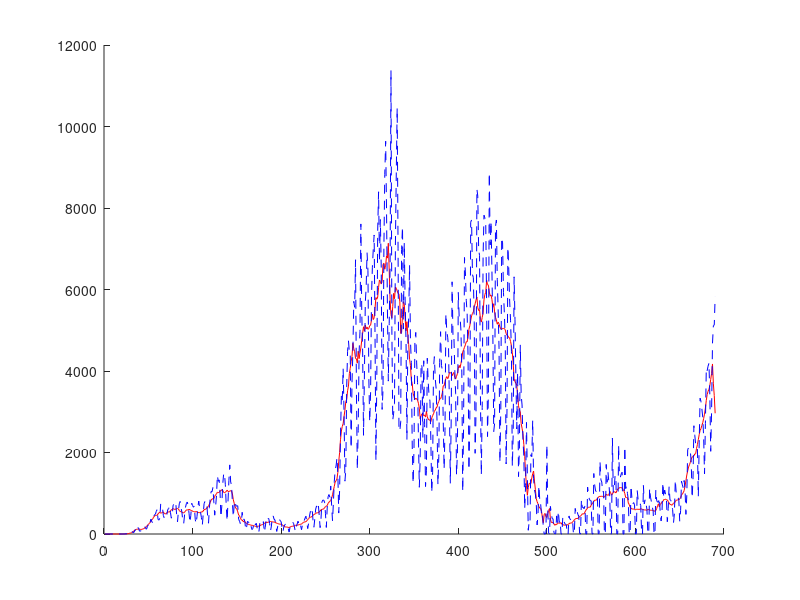

The MATLAB source for this figure:
clear; clc; 

%% EXC 2.2

load("covid_data_Sweden.mat") % contains x, start_date, n

% x = covid-19 cases reported per day
% n = days, i.e. length 690
% start_date = Feb-4-2020


% The data fluctuates quite a lot due to variations in 
% reporting on weekdays and weekends. The underlying 
% situation is therefore better described using a sliding 
% average over seven days.


%% a) seven day MA-filter

h = [1/7 1/7 1/7 1/7 1/7 1/7 1/7];

x_smooth = conv(x, h, "same");

figure; hold on; 
plot(x_smooth,'r-')
plot(x,'b--')
hold off;


%% b)
